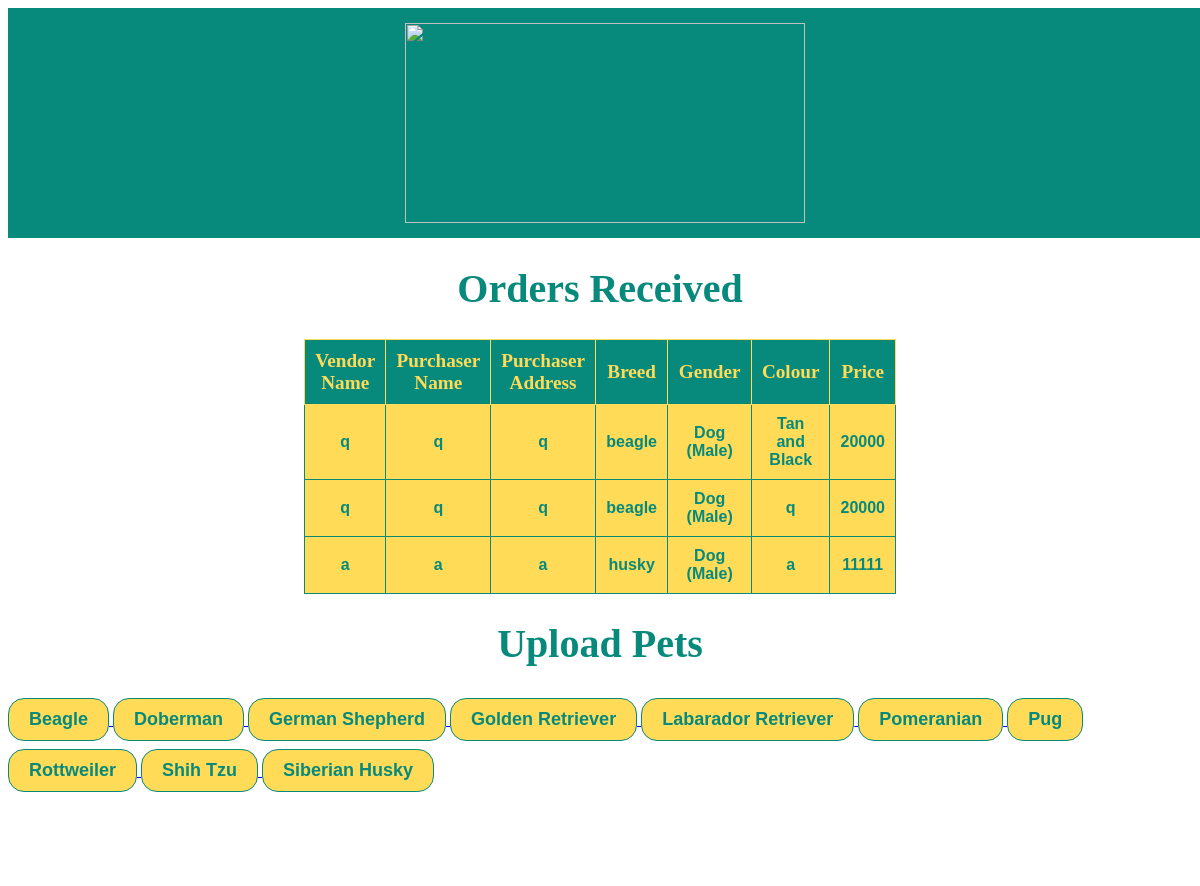
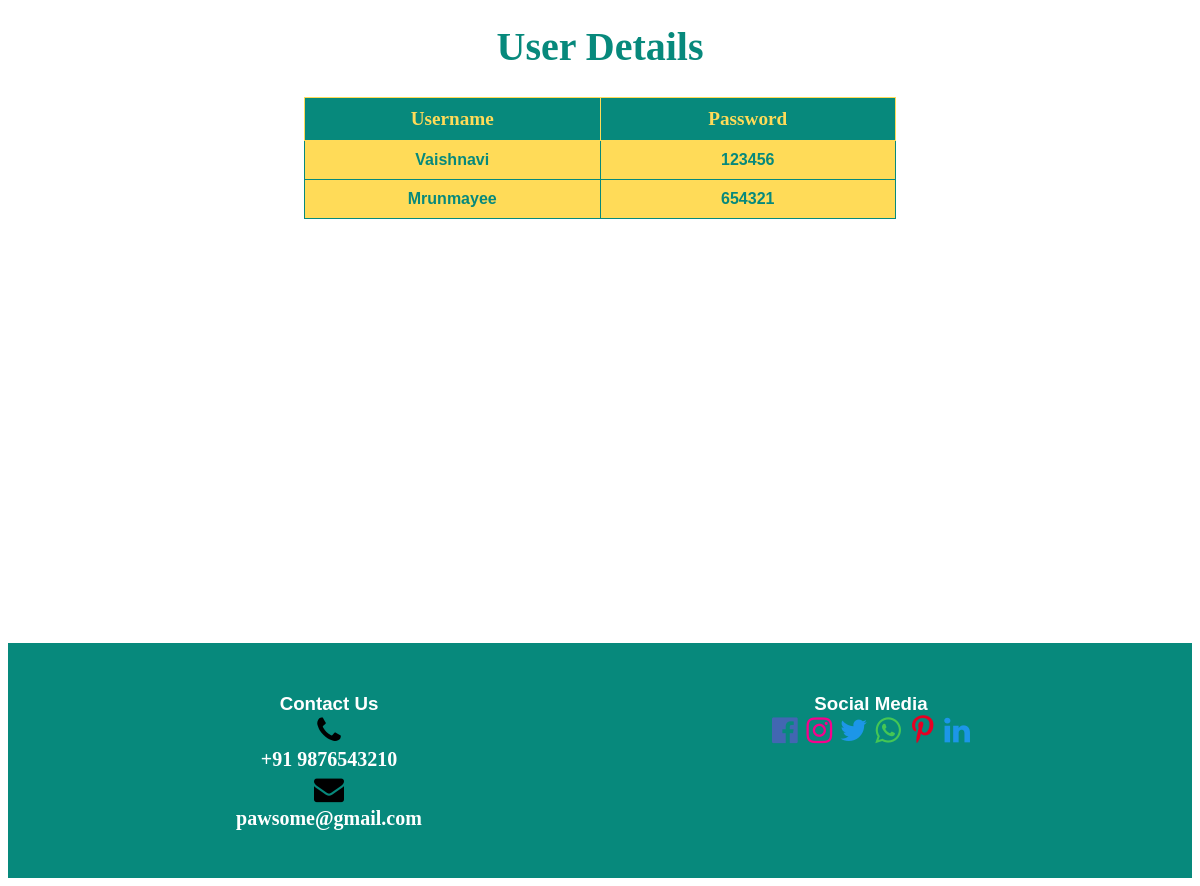
The app's page /admin.php with its own data (2 pictures, top to bottom).
### tables this page shows
CREATE TABLE `undertaking` (
  `srno` int NOT NULL AUTO_INCREMENT,
  `vname` varchar(50) NOT NULL,
  `pname` varchar(50) NOT NULL,
  `paddress` varchar(50) NOT NULL,
  `breed` varchar(30) NOT NULL,
  `age` varchar(10) NOT NULL,
  `gender` varchar(10) NOT NULL,
  `colour` varchar(20) NOT NULL,
  `sprice` int NOT NULL,
  `agree` tinyint(1) NOT NULL,
  PRIMARY KEY (`srno`)
);

### admin.php (the view, shortened to what this page needs)
<?php
$server = "localhost";
$username = "your_username";
$password = "your_password";
$connection= mysqli_connect("$server","$username","$password");
?>
<html>
<link rel="stylesheet" href="https://cdnjs.cloudflare.com/ajax/libs/font-awesome/4.6.3/css/font-awesome.min.css">
<head>
</head>
<body>
<div class="header">
  <img src="images/logo4.png" height="200px" width="400px" class="logo">
</div>
<h1>Orders Received</h1>
<table>
    <tr>
        <th> Vendor Name </th>
        <th> Purchaser Name </th>
        <th> Purchaser Address </th>
        <th> Breed </th>
        <th> Gender </th>
        <th> Colour </th>
        <th> Price </th>
    </tr>
<?php
    $query= mysqli_query($connection,"select * from undertaking");
    while($row= mysqli_fetch_array($query))
    {
        ?>
        <tr>
            <td><b><?php echo $row['vname']; ?></b> </td>
            <td> <b> <?php echo $row['pname']; ?></b> </td>
            <td> <b><?php echo $row['paddress']; ?></b> </td>
            <td> <b> <?php echo $row['breed']; ?></b> </td>
            <td><b> <?php echo $row['gender']; ?></b> </td>
            <td><b>  <?php echo $row['colour']; ?> </b></td>
            <td> <b><?php echo $row['sprice']; ?> </b></td>
        </tr>
<?php    }
?>
</table>
<h1>Upload Pets</h1>
<a href="uploadbeagle.php">
  <button class="button">Beagle</button>
</a>
<a href="uploaddoberman.php">
  <button class="button">Doberman</button>
</a>
<a href="uploadgermanshepherd.php">
  <button class="button">German Shepherd</button>
</a>
<a href="uploadgoldenretriever.php">
  <button class="button">Golden Retriever</button>
</a>
<a href="uploadlabradorretriever.php">
  <button class="button">Labarador Retriever</button>
</a>
<a href="uploadpomeranian.php">
  <button class="button">Pomeranian</button>
</a>
<a href="uploadpug.php">
  <button class="button">Pug</button>
</a>
<a href="uploadrottweiler.php">
  <button class="button">Rottweiler</button>
</a>
<a href="uploadshihtzu.php">
  <button class="button">Shih Tzu</button>
</a>
<a href="uploadsiberianhusky.php">
  <button class="button">Siberian Husky</button>
</a>
<p>&nbsp;</p>
<p>&nbsp;</p>
<h1>User Details</h1>
<table>
    <tr>
        <th> Username </th>
        <th> Password </th>
    </tr>
<?php
    $query= mysqli_query($connection,"select * from login");
    while($row= mysqli_fetch_array($query))
    {
        ?>
        <tr>
            <td><b><?php echo $row['myusername']; ?></b> </td>
            <td> <b> <?php echo $row['mypass']; ?></b> </td>
        </tr>
<?php    }
?>
</table>
<p>&nbsp;</p>
<p>&nbsp;</p>
<p>&nbsp;</p>
<p>&nbsp;</p>
<p>&nbsp;</p>
<p>&nbsp;</p>
<p>&nbsp;</p>
<p>&nbsp;</p>
<footer class="footer-distributed">
  <div class="footer-left">
  <h3>Contact Us</h3>
  <div>
    <i class="fa fa-phone"></i>
    <p>+91 9876543210</p>
  </div>
  <div>
    <i class="fa fa-envelope"></i>
    <p>pawsome@gmail.com</p>
  </div>
  </div>
  <div class="footer-right">
    <h3>Social Media</h3>
    <a class="fa fa-facebook-official"></a>
    <a class="fa fa-instagram"></a>
    <a class="fa fa-twitter"></a>
    <a class="fa fa-whatsapp"></a>
    <a class="fa fa-pinterest-p"></a>
    <a class="fa fa-linkedin"></a>
  </div>
  </footer>
</body>
</html>

### admin.php (style rules this page uses)
.header { overflow: hidden; background-color:rgb(7, 137, 124); padding: 15px 5px; color:white; float:none; font-size: 75; font-family: Cambria, Cochin, Georgia, Times, 'Times New Roman', serif; text-align:center; width:100%; }
body { background-color:white; display:block; }
h1 { color:rgb(7, 137, 124); text-align: center; font-size: 40px; font-family:cursive; }
p { color:black; font-size: 20px; font-family:cursive; margin-left: 180px; margin-right: 180px; text-align: center; }
footer { bottom: 0; left:0; width:100%; }
.footer-distributed { overflow: auto; background-color: rgb(7, 137, 124); box-sizing: border-box; width: 100%; height:30%; text-align: center; font: bold 16px sans-serif; padding: 50px 50px 50px 50px; margin-top: 80px; display:flex; }
.footer-distributed .footer-left, .footer-distributed .footer-right { display: inline-block; vertical-align: top; }
.footer-distributed .footer-left { width: 50%; }
.footer-distributed h3 { color: white; font: normal 36px, cursive; margin: 0; }
.footer-left p { margin:2px; padding: 1px; color:white; }
.footer-distributed .footer-right { width: 50%; }
.fa { font-size: 30px; width: 30px; text-decoration: none; }
.fa-twitter { color: rgb(28, 150, 232); }
.fa-whatsapp { color: rgb(69, 198, 85); }
.fa-instagram { color: rgb(246, 1, 140); }
.fa-linkedin { color: rgb(28, 150, 232); }
.fa-pinterest-p { color: rgb(230, 0,35); }
.fa-facebook-official { color: rgb(66, 103, 178); }
.fa-phone { color:black; }
.fa-envelope { color:black; }
.button { background-color: rgb(255, 219, 88); border: 1px solid; color: rgb(7, 137, 124); padding: 10px 20px; text-align: center; font-weight: bold; font-size: large; display: inline-block; margin:4px 0px; cursor: pointer; border-radius: 16px; }
table { font-family:arial; border-collapse:collapse; width:50%; margin-left: 25%; }
th { font-family: Cambria, Cochin, Georgia, Times, 'Times New Roman', serif; font-weight: bold; font-size:larger; background-color:rgb(7, 137, 124); color:rgb(255, 219, 88); }
td { background-color:rgb(255, 219, 88); color:rgb(7, 137, 124); }
td,th { border:1px solid; text-align:center; padding:10px; width:20%; }

### records on screen
undertaking: vname "q", pname "q", paddress "q", breed "beagle", gender "Dog (Male)", colour "Tan and Black", sprice "20000"
undertaking: vname "q", pname "q", paddress "q", breed "beagle", gender "Dog (Male)", colour "q", sprice "20000"
undertaking: vname "a", pname "a", paddress "a", breed "husky", gender "Dog (Male)", colour "a", sprice "11111"

### other values on screen
$row['myusername'] "Vaishnavi"
$row['mypass'] "123456"
$row['myusername'] "Mrunmayee"
$row['mypass'] "654321"
